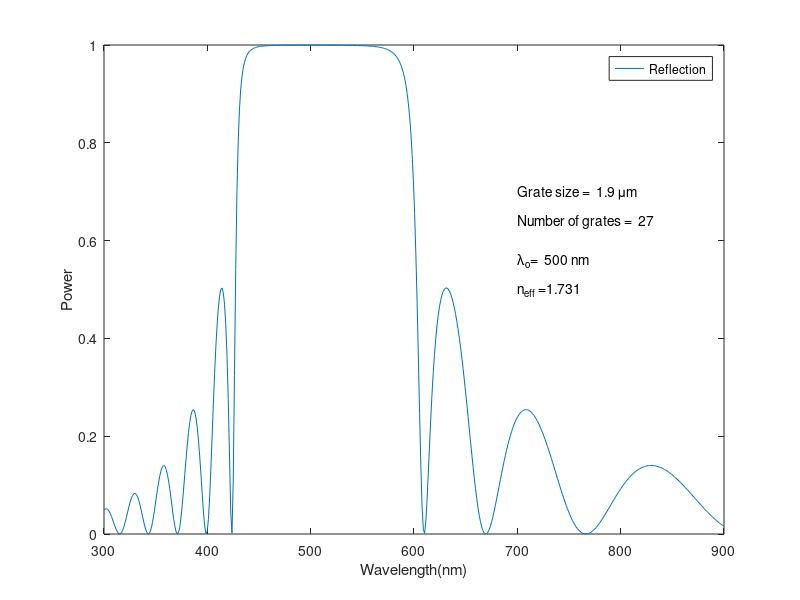

The MATLAB script that drew this image:
close all;
clear all;

cNot = 2.99793e8;                    % Speed of Light
lambdaMax = 500e-9;                 % Central wavelength (reflectance max here)
lowerLambda = 0.60*lambdaMax;        % Lower limit of wavelengths
upperLambda = 1.80*lambdaMax;        % Upper limit of wavelengths
lambdaSteps = 500;                   % Number of steps to use in wavelength vector
lambdas = linspace(lowerLambda, upperLambda, lambdaSteps);

% Parameters
nH = 2.32;
nL = 1.38;
LH = .25;
LL = .25;
lH = lambdaMax*LH/(nH);
lL = lambdaMax*LL/(nL);
rho = (nH - nL)/(nH + nL);
la2 = pi*(LL+LH)*1/acos(rho)*lambdaMax;
la1 = pi*(LL+LH)*1/acos(-rho)*lambdaMax;


grateNum = 13;                        % Number of grating sets
grateWidth = lH*grateNum + lL*grateNum;
L = grateWidth;                      % Total Grating length (meters)
dz = lH;                    % Individual section length
grateNum = 2*grateNum+1;

dzo = - L + 10.69e-3;    %????

del = lH+lL;
neff = lambdaMax/(2*del);
% neff = 1.32;
% neff = 2.00;
% del = lambdaMax/(2*neff);             % Grating period
qL = 10;                               % Normalization constant

qo = pi/(2*neff*del)*.55;

% Vector initilization
TM = eye(2,2);
T = ones(2,2);
gdc = 1;
r = zeros(1,lambdaSteps);
t = zeros(1,lambdaSteps);
R = r;
TP = t;

for k = 1:lambdaSteps;
    TM = eye(2,2);
    lambda = lambdas(k);
    sigma = 2*pi*neff*(1/lambda - 1/lambdaMax);
    
    for m = 1:grateNum

    %  Transfer matrix for the particular section
        if mod(grateNum,2) == 0;
            dz = lL;
            q = qo*(nL-nH);
        else
            dz = lH;
            q = qo*(nH-nL);
        end
        gamma = sqrt((abs(q))^2 - gdc^2);
        delta = sigma;

        T= [cosh(gamma*dz)-i*delta/gamma*sinh(gamma*dz),        -i*q/gamma*sinh(gamma*dz); ...
               i*q/gamma*sinh(gamma*dz),            cosh(gamma*dz)+i*delta/gamma*sinh(gamma*dz)];
    
    %   Update overall transfer
        TM = T*TM;

    end

    r(k) = TM(2,1)/TM(1,1);
    R(k) = (abs(r(k)))^2 ;        %Power Reflectivity

    %????
    PHI = 2*pi*neff*dzo/k;
    %phase difference between gratings
    Fp = [exp(-i*PHI) 0; 0 exp(i*PHI)];
    Ffp = TM*Fp*TM;
    t(k) = 1/Ffp(1,1);
    TP(k) = (abs(t(k)))^2;
    
end


plot(lambdas.*10^9, R)
% plot(lambdas.*10^9, TP)
legend('Reflection', 'Transmission')
ylabel('Power')
xlabel('Wavelength(nm)')
text(700,.7,strcat('Grate size = { }',  num2str(round(L*1e7)*1e-1), ' {\mu}m'))
text(700,.64,strcat('Number of grates = { }',  num2str(grateNum)))
text(700,.56,strcat('{\lambda}_o= { }',  num2str(round(lambdaMax*1e10)*1e-1), ' nm'))
text(700,.5,strcat('n_e_f_f = ',  num2str(round(neff*1e3)*1e-3)))

axis([min(lambdas)*10^9 max(lambdas)*10^9 0 1])
